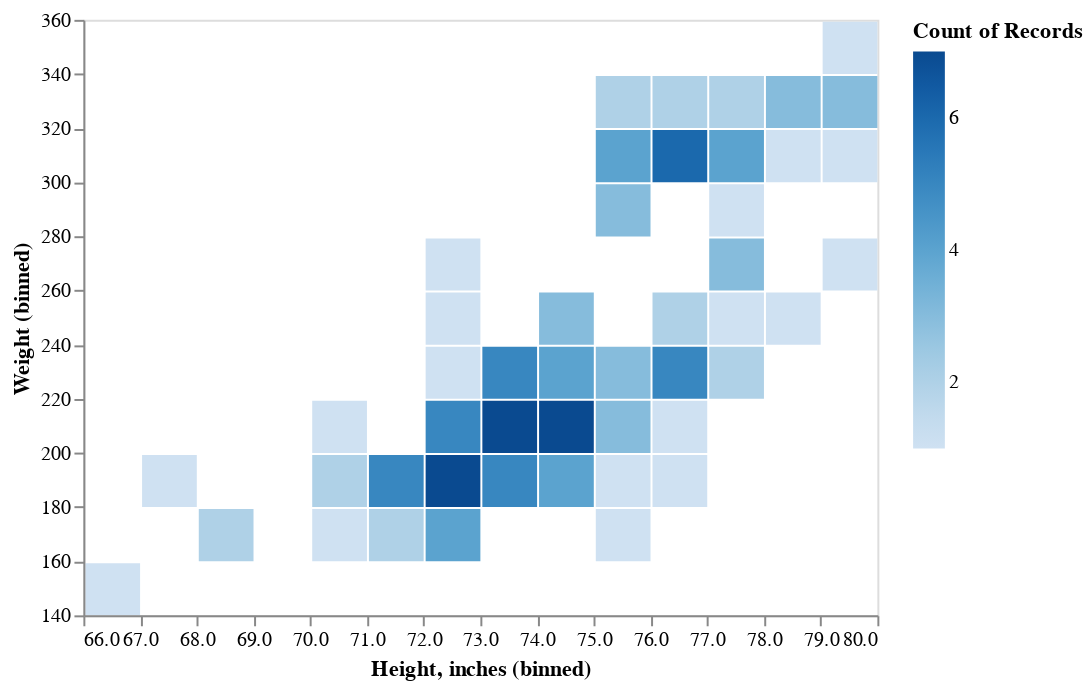

The cell this chart's notebook holds for it:
### Markdown cell above
# NOTE: Some visuals below will not render in GitHub, so I will provide screenshot and add them to this repository. However, they do show up in Jupyter Notebook.

### Code cell
#Heat Map showing height and weight and density of number of players
alt.Chart(data).mark_rect().encode(
    alt.X('Height, inches:Q', bin=alt.Bin(maxbins=15)),
    alt.Y('Weight:Q', bin=alt.Bin(maxbins=15)),
    alt.Color('count():Q', scale=alt.Scale(scheme='blues'))
).configure_rect(binSpacing=1)
